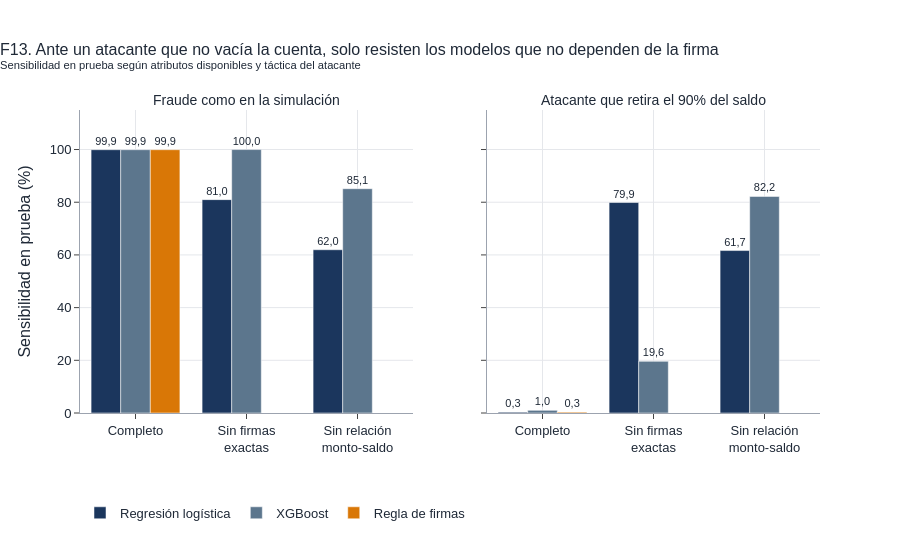

Notebook cell for this chart:
### Markdown cell above
## Sección 10. Robustez
Las firmas son conductas programadas en el simulador: ¿qué pasa si el atacante deja de seguirlas? Primero se reentrena con los mismos hiperparámetros en tres variantes (completa, **sin firmas exactas** y **sin ninguna relación monto-saldo**) y se simula un atacante que retira el 90% del saldo, recalculando los atributos de los fraudes de prueba con la función de la sección 2.3. El umbral de cada variante se elige en validación con el mismo criterio de la sección 8 (cupo verificado día por día).

### Code cell
# 10.1 Ablación y escenario adversario
VARIANTES = {
    "Completo": FEATURES,
    "Sin firmas exactas": [f for f in FEATURES if f not in ("marca_vaciamiento", "tramo_10m_con_saldo")],
    "Sin relación monto-saldo": [f for f in FEATURES if f not in ("marca_vaciamiento", "tramo_10m_con_saldo", "log_ratio_monto_saldo", "monto_excede_saldo")],
}
# Atacante: en los fraudes de prueba con saldo positivo, el monto pasa a ser el 90% del saldo disponible
r_te = r.loc[te].reset_index(drop=True)
es_f = (y_te == 1) & (r_te["oldbalanceOrg"].to_numpy() > 0)
monto_adv = np.where(es_f, 0.9 * r_te["oldbalanceOrg"].to_numpy(), m_te)
X_adv = construir_atributos(monto_adv, r_te["oldbalanceOrg"].to_numpy(), (r_te["type"] == "TRANSFER").to_numpy(),
                            (r_te["step"] % 24).to_numpy(), r_te["ops_previas_168h"].to_numpy(), r_te["monto_previo_168h"].to_numpy())

filas, abl_modelos = [], {}
with warnings.catch_warnings():
    warnings.simplefilter("ignore", category=UserWarning)
    for fam in (CAMPEON, RETADOR):
        hp = mejor.set_index("Familia").loc[fam, "_hp"]
        for var, cols in VARIANTES.items():
            m = modelos[fam] if var == "Completo" else FAMILIAS[fam][0](**hp).fit(X_tr[cols], y_tr)
            u = UMBRAL[fam] if var == "Completo" else umbral_optimo(y_va, puntaje(m, X_va[cols]), m_va, dias_va)[0]["umbral"]
            s_norm, s_adv = puntaje(m, X_te[cols]), puntaje(m, X_adv[cols])
            abl_modelos[(fam, var)] = (m, u, cols)
            # Igual que en la sección 9: cada día se atienden las alertas en orden de llegada hasta completar el cupo
            a_norm, a_adv = atender_por_dia(s_norm >= u, dias_te), atender_por_dia(s_adv >= u, dias_te)
            filas.append({"Modelo": fam, "Atributos": var,
                          "PR-AUC prueba": average_precision_score(y_te, s_norm),
                          "Sensibilidad prueba (%)": (a_norm & (y_te == 1)).sum() / y_te.sum() * 100,
                          "PR-AUC con atacante al 90%": average_precision_score(y_te, s_adv),
                          "Sensibilidad con atacante al 90% (%)": (a_adv & (y_te == 1)).sum() / y_te.sum() * 100,
                          "Alertas en el día más cargado": int(max(pd.Series(s_norm >= u).groupby(dias_te).sum().max(),
                                                                   pd.Series(s_adv >= u).groupby(dias_te).sum().max()))})
regla_norm = (X_te["marca_vaciamiento"].to_numpy() == 1) | (X_te["tramo_10m_con_saldo"].to_numpy() == 1)
regla_adv = (X_adv["marca_vaciamiento"].to_numpy() == 1) | (X_adv["tramo_10m_con_saldo"].to_numpy() == 1)
filas.append({"Modelo": "Regla de firmas", "Atributos": "Vaciamiento o tramo 10 M", "PR-AUC prueba": np.nan,
              "Sensibilidad prueba (%)": (regla_norm & (y_te == 1)).sum() / y_te.sum() * 100, "PR-AUC con atacante al 90%": np.nan,
              "Sensibilidad con atacante al 90% (%)": (regla_adv & (y_te == 1)).sum() / y_te.sum() * 100,
              "Alertas en el día más cargado": int(max(pd.Series(regla_norm).groupby(dias_te).sum().max(), pd.Series(regla_adv).groupby(dias_te).sum().max()))})
abl = pd.DataFrame(filas)
abl.to_csv(TAB_DIR / "tabla_ablacion_adversario.csv", index=False)
display(abl.style.format({c: "{:.4f}" for c in abl.columns if "PR-AUC" in c} | {c: "{:.2f}" for c in abl.columns if "(%)" in c}, na_rep="—"))
print("La regla de firmas es binaria y no ordena operaciones, por eso no tiene PR-AUC en esta tabla.")
_sobre = abl[abl["Alertas en el día más cargado"] > CAP_DIA]
print(f"Cupo de {f_int(CAP_DIA)} alertas diarias en prueba: " + ("ninguna variante lo supera en ningún día "
      f"(máximo: {f_int(abl['Alertas en el día más cargado'].max())}), así que la cola no altera estas sensibilidades." if _sobre.empty else
      "lo superan algún día " + "; ".join(f"{a} / {b} ({f_int(c)})" for a, b, c in _sobre[["Modelo", "Atributos", "Alertas en el día más cargado"]].to_numpy())
      + ". Sus sensibilidades corresponden a las alertas atendidas."))

fig = make_subplots(rows=1, cols=2, shared_yaxes=True, subplot_titles=("Fraude como en la simulación", "Atacante que retira el 90% del saldo"))
orden_var = list(VARIANTES)
for fam, color in [(CAMPEON, COLOR_LEGIT), (RETADOR, COLOR_NEUTRAL), ("Regla de firmas", COLOR_ACCENT)]:
    sub = abl[abl["Modelo"] == fam].copy()
    if fam == "Regla de firmas":
        sub["Atributos"] = "Completo"
    for j_, col in enumerate(["Sensibilidad prueba (%)", "Sensibilidad con atacante al 90% (%)"], start=1):
        fig.add_bar(x=sub["Atributos"], y=sub[col], name=fam, marker_color=color, legendgroup=fam, showlegend=(j_ == 1),
                    text=[f"{v:.1f}".replace(".", ",") for v in sub[col]], textposition="outside", textfont=dict(size=11), row=1, col=j_)
fig.update_xaxes(categoryorder="array", categoryarray=orden_var, tickangle=0, tickmode="array", tickvals=orden_var,
                 ticktext=[v.replace("Sin relación monto-saldo", "Sin relación<br>monto-saldo").replace("Sin firmas exactas", "Sin firmas<br>exactas") for v in orden_var])
fig.update_yaxes(title_text="Sensibilidad en prueba (%)", range=[0, 115], row=1, col=1)
fig.update_annotations(font_size=14)
fig.update_layout(title="F13. Ante un atacante que no vacía la cuenta, solo resisten los modelos que no dependen de la firma<br>"
                        "<sup>Sensibilidad en prueba según atributos disponibles y táctica del atacante</sup>", barmode="group",
                  height=540, margin=dict(t=110, b=110), legend=dict(orientation="h", y=-0.28), uniformtext_minsize=10)
fig.show(); guardar_fig(fig, "F13_ablacion_adversario")

### Figure 1 — Plotly figure (JSON) as saved in the notebook; plotly's stock layout.template omitted (floating-point values rounded to 4 significant figures)
{"data": [{"legendgroup": "Regresión logística", "marker": {"color": "#1B365D"}, "name": "Regresión logística", "showlegend": true, "text": ["99,9", "81,0", "62,0"], "textfont": {"size": 11}, "textposition": "outside", "type": "bar", "x": ["Completo", "Sin firmas exactas", "Sin relación monto-saldo"], "xaxis": "x", "y": [99.93, 80.98, 61.96], "yaxis": "y"}, {"legendgroup": "Regresión logística", "marker": {"color": "#1B365D"}, "name": "Regresión logística", "showlegend": false, "text": ["0,3", "79,9", "61,7"], "textfont": {"size": 11}, "textposition": "outside", "type": "bar", "x": ["Completo", "Sin firmas exactas", "Sin relación monto-saldo"], "xaxis": "x2", "y": [0.3098, 79.89, 61.65], "yaxis": "y2"}, {"legendgroup": "XGBoost", "marker": {"color": "#5C768D"}, "name": "XGBoost", "showlegend": true, "text": ["99,9", "100,0", "85,1"], "textfont": {"size": 11}, "textposition": "outside", "type": "bar", "x": ["Completo", "Sin firmas exactas", "Sin relación monto-saldo"], "xaxis": "x", "y": [99.93, 99.98, 85.13], "yaxis": "y"}, {"legendgroup": "XGBoost", "marker": {"color": "#5C768D"}, "name": "XGBoost", "showlegend": false, "text": ["1,0", "19,6", "82,2"], "textfont": {"size": 11}, "textposition": "outside", "type": "bar", "x": ["Completo", "Sin firmas exactas", "Sin relación monto-saldo"], "xaxis": "x2", "y": [1.025, 19.61, 82.2], "yaxis": "y2"}, {"legendgroup": "Regla de firmas", "marker": {"color": "#D97706"}, "name": "Regla de firmas", "showlegend": true, "text": ["99,9"], "textfont": {"size": 11}, "textposition": "outside", "type": "bar", "x": ["Completo"], "xaxis": "x", "y": [99.93], "yaxis": "y"}, {"legendgroup": "Regla de firmas", "marker": {"color": "#D97706"}, "name": "Regla de firmas", "showlegend": false, "text": ["0,3"], "textfont": {"size": 11}, "textposition": "outside", "type": "bar", "x": ["Completo"], "xaxis": "x2", "y": [0.3098], "yaxis": "y2"}], "layout": {"annotations": [{"font": {"size": 14}, "showarrow": false, "text": "Fraude como en la simulación", "x": 0.225, "xanchor": "center", "xref": "paper", "y": 1.0, "yanchor": "bottom", "yref": "paper"}, {"font": {"size": 14}, "showarrow": false, "text": "Atacante que retira el 90% del saldo", "x": 0.775, "xanchor": "center", "xref": "paper", "y": 1.0, "yanchor": "bottom", "yref": "paper"}], "barmode": "group", "height": 540, "legend": {"orientation": "h", "y": -0.28}, "margin": {"b": 110, "t": 110}, "title": {"text": "F13. Ante un atacante que no vacía la cuenta, solo resisten los modelos que no dependen de la firma<br><sup>Sensibilidad en prueba según atributos disponibles y táctica del atacante</sup>"}, "uniformtext": {"minsize": 10}, "xaxis": {"anchor": "y", "categoryarray": ["Completo", "Sin firmas exactas", "Sin relación monto-saldo"], "categoryorder": "array", "domain": [0.0, 0.45], "tickangle": 0, "tickmode": "array", "ticktext": ["Completo", "Sin firmas<br>exactas", "Sin relación<br>monto-saldo"], "tickvals": ["Completo", "Sin firmas exactas", "Sin relación monto-saldo"]}, "xaxis2": {"anchor": "y2", "categoryarray": ["Completo", "Sin firmas exactas", "Sin relación monto-saldo"], "categoryorder": "array", "domain": [0.55, 1.0], "tickangle": 0, "tickmode": "array", "ticktext": ["Completo", "Sin firmas<br>exactas", "Sin relación<br>monto-saldo"], "tickvals": ["Completo", "Sin firmas exactas", "Sin relación monto-saldo"]}, "yaxis": {"anchor": "x", "domain": [0.0, 1.0], "range": [0, 115], "title": {"text": "Sensibilidad en prueba (%)"}}, "yaxis2": {"anchor": "x2", "domain": [0.0, 1.0], "matches": "y", "showticklabels": false}}}
